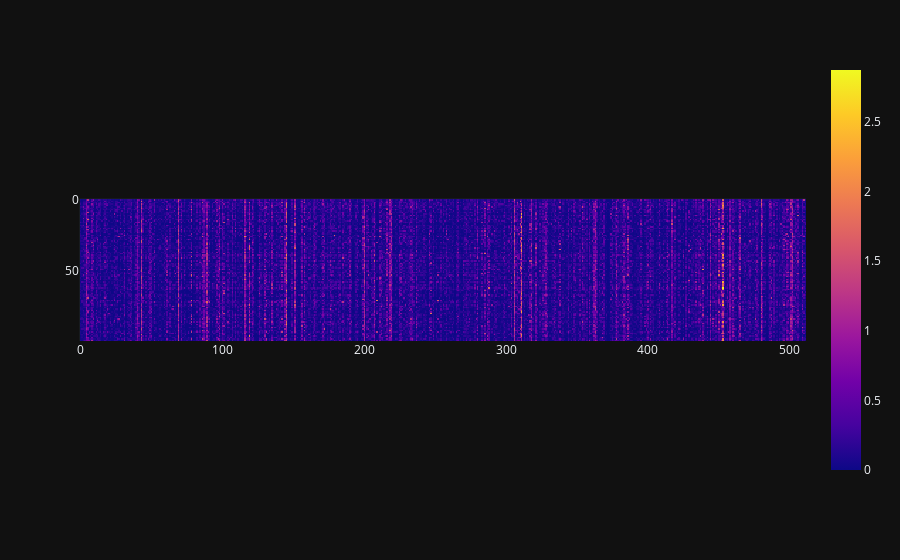

Notebook code for this chart:
### Code cell
# m=512 features for the first n=100 samples 
px.imshow(ff.mapping[task][:100,:])

### Figure 1 — Plotly figure (JSON) as saved in the notebook; plotly's stock layout.template omitted (floating-point values rounded to 4 significant figures; data arrays with more than 128 entries replaced by an {"elided": "..."} marker saying what was removed)
{"data": [{"coloraxis": "coloraxis", "name": "0", "z": {"elided": "100x512 float values"}, "type": "heatmap", "xaxis": "x", "yaxis": "y", "hovertemplate": "x: %{x}<br>y: %{y}<br>color: %{z}<extra></extra>"}], "layout": {"xaxis": {"anchor": "y", "domain": [0.0, 1.0], "scaleanchor": "y", "constrain": "domain"}, "yaxis": {"anchor": "x", "domain": [0.0, 1.0], "autorange": "reversed", "constrain": "domain"}, "coloraxis": {"colorscale": [[0.0, "#0d0887"], [0.1111, "#46039f"], [0.2222, "#7201a8"], [0.3333, "#9c179e"], [0.4444, "#bd3786"], [0.5556, "#d8576b"], [0.6667, "#ed7953"], [0.7778, "#fb9f3a"], [0.8889, "#fdca26"], [1.0, "#f0f921"]]}, "margin": {"t": 60}}}
